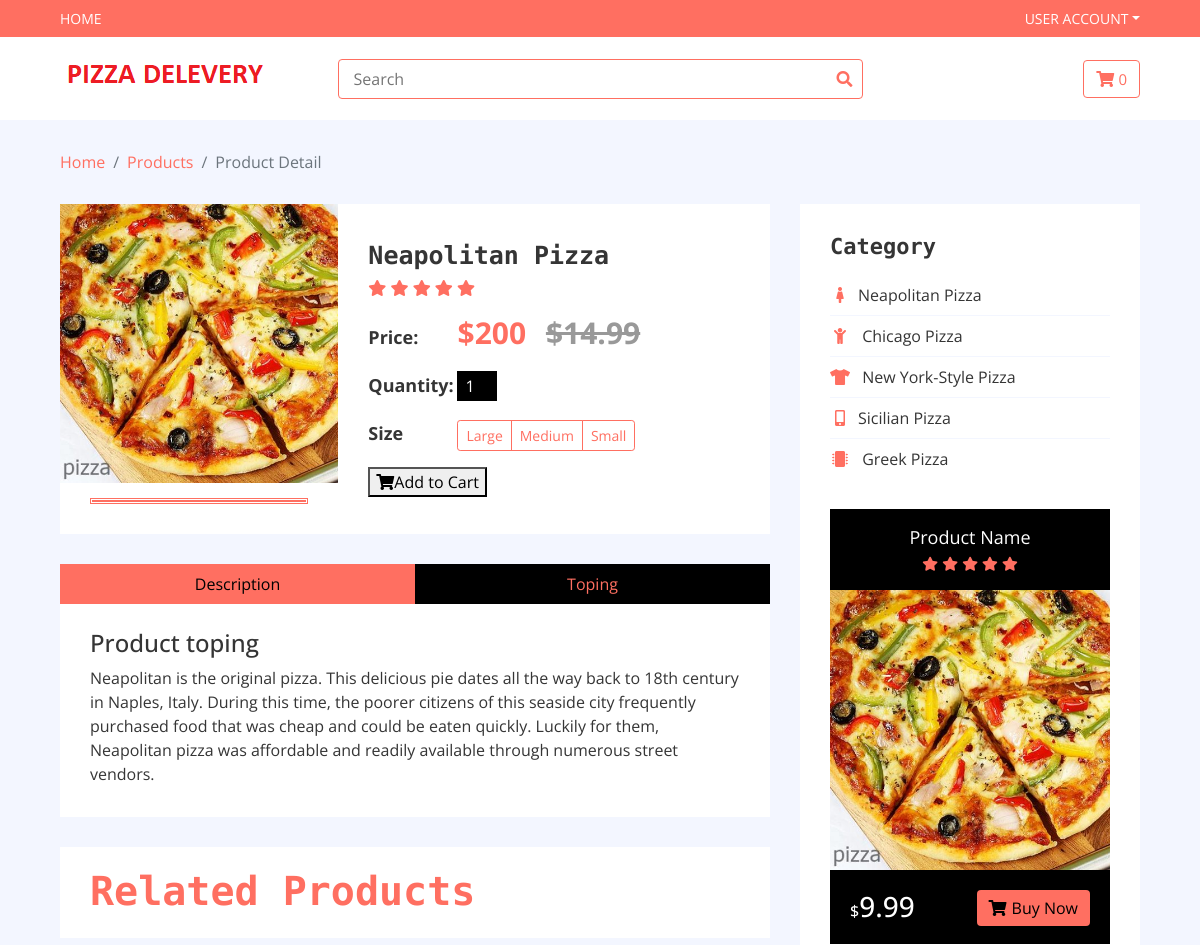
Before: /product_details/1 (upper part) with the older database file.
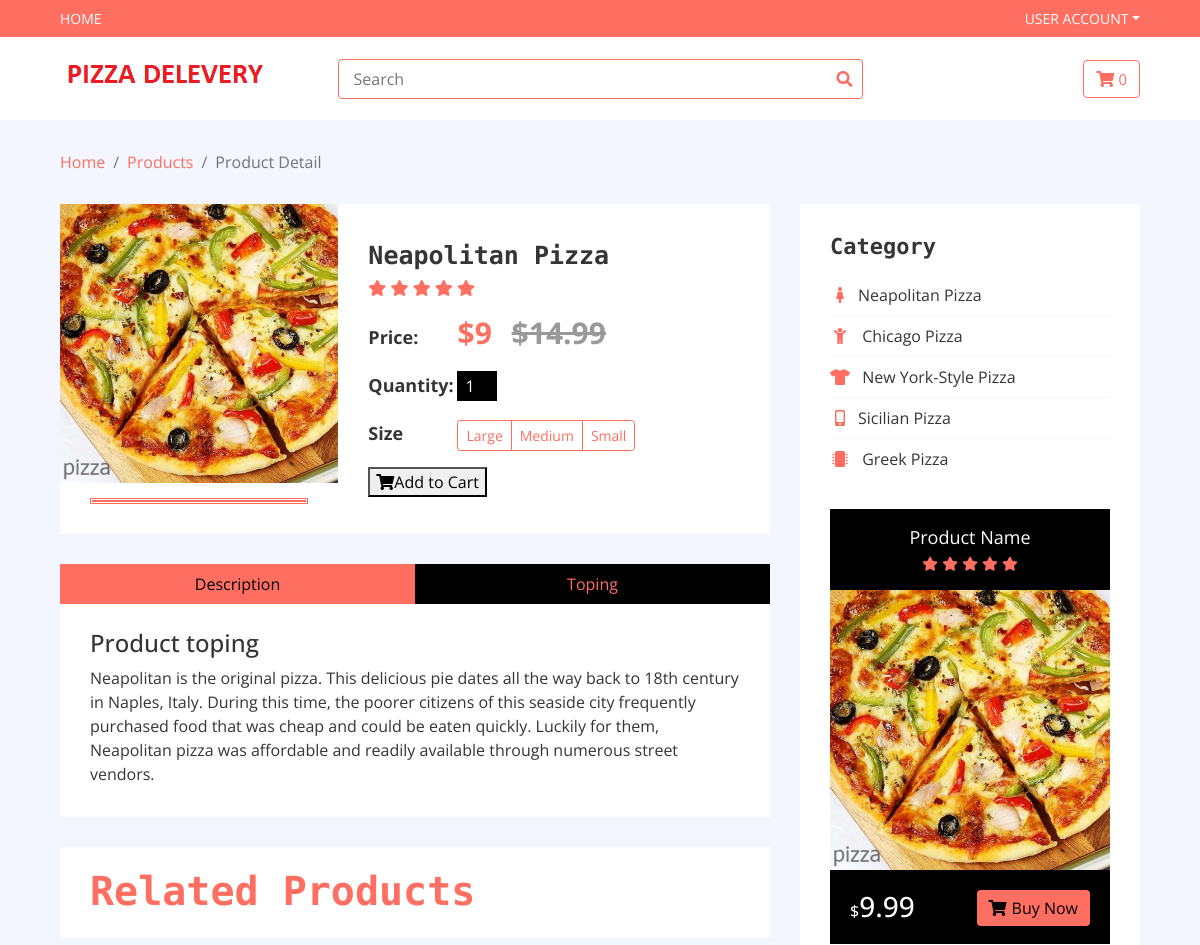
After: the same page with the newer database file.
### main.py (models this page shows)
class Products(db.Model):
    id = db.Column(db.Integer, primary_key=True)
    name = db.Column(db.String(255), nullable=False)
    price = db.Column(db.Integer, nullable=False)
    description = db.Column(db.String(50000), nullable=False)
    toping = db.Column(db.String(50000))
    photo = db.Column(db.String(255), nullable=False)
    order_items = db.relationship("Order_item", backref="products", lazy=True)

### main.py (the view)
@app.route("/product_details/<int:id>", methods=["POST", "GET"])
def product_details(id):
    product = Products.query.get(id)
    return render_template("product_details.html", product=product)

### templates/product_details.html (shortened to what the changed rows need)
<!DOCTYPE html>
<html lang="en">
    <head>
        <link href="https://stackpath.bootstrapcdn.com/bootstrap/4.4.1/css/bootstrap.min.css" rel="stylesheet">
        <link href="https://cdnjs.cloudflare.com/ajax/libs/font-awesome/5.10.0/css/all.min.css" rel="stylesheet">
        <link href={{url_for("static",filename="lib/slick/slick.css")}} rel="stylesheet">
        <link href={{url_for("static",filename="lib/slick/slick-theme.css")}} rel="stylesheet">
        <link href={{url_for("static",filename="css/style.css")}} rel="stylesheet">
    </head>
    <body>
        <div class="product-detail">
            <div class="container-fluid">
                <div class="row">
                    <div class="col-lg-8">
                        <div class="product-detail-top">
                            <div class="row align-items-center">
                                <div class="col-md-5">
                                    <div class="product-slider-single ">
                                        <img src={{url_for("static",filename="img/"+product.photo)}} alt="Product Image">
                                    </div>
                                </div>
                                <div class="col-md-7">
                                    <div class="product-content">
                                        <div class="title"><h2>{{product.name}}</h2></div>
                                        <div class="price">
                                            <h4>Price:</h4>
                                            <p>${{product.price}} <span>$14.99</span></p>
                                        </div>
                                    </div>
                                </div>
                            </div>
                        </div>
                        <div class="row product-detail-bottom">
                            <div class="col-lg-12">
                                <div class="tab-content">
                                    <div id="description" class="container tab-pane active">
                                        <h4>Product toping</h4>
                                        <p>
                                           {{product.description}}
                                        </p>
                                    </div>
                                </div>
                            </div>
                        </div>
                        <div class="product">
                            <div class="section-header">
                                <h1>Related Products</h1>
                            </div>
                        </div>
                    </div>
                    <div class="col-lg-4 sidebar">
                        <div class="sidebar-widget category">
                            <h2 class="title">Category</h2>
                        </div>
                    </div>
                </div>
            </div>
        </div>
    </body>
</html>

Changed rows visible on the page:
changed Products "Neapolitan Pizza": price "200" → "9"
